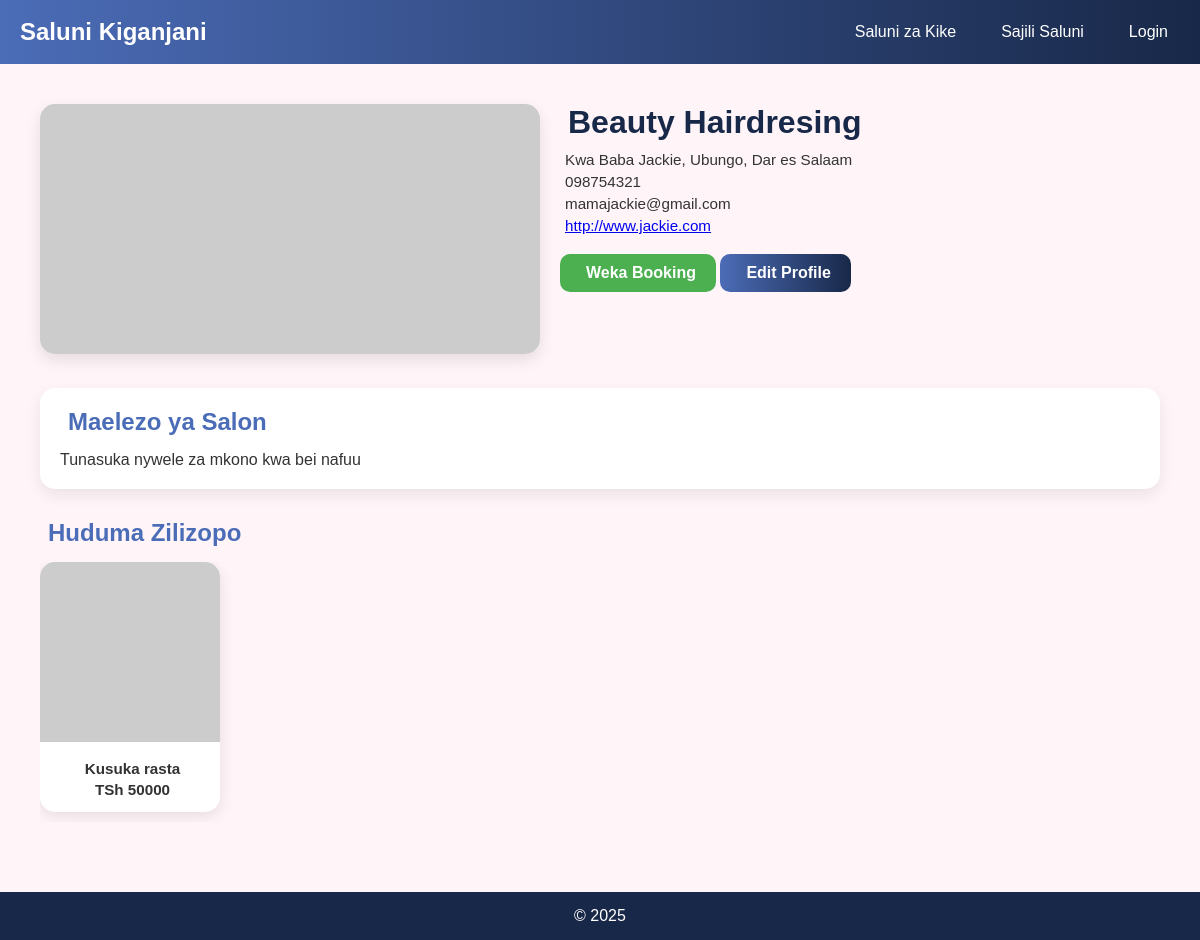
Page /salons/4/ on the committed database.
### saluni_kike/models.py (models this page shows, shortened)
class Salon(models.Model):
    name = models.CharField(max_length=200)
    description = models.TextField(blank=True)
    address = models.CharField(max_length=300)
    region = models.CharField(max_length=100)
    district = models.CharField(max_length=100)
    street = models.CharField(max_length=200)
    latitude = models.DecimalField(max_digits=9, decimal_places=6, blank=True, null=True)
    longitude = models.DecimalField(max_digits=9, decimal_places=6, blank=True, null=True)
    phone = models.CharField(validators=[PHONE_REGEX], max_length=16, blank=True, null=True)
    email = models.EmailField(blank=True, null=True)
    website = models.URLField(blank=True, null=True)
    facebook = models.URLField(blank=True, null=True)   # Facebook link
    instagram = models.URLField(blank=True, null=True)  # Instagram link
    opening_hours = models.JSONField(blank=True, null=True)
    created_at = models.DateTimeField(auto_now_add=True)
    updated_at = models.DateTimeField(auto_now=True)
    class Meta:
        ordering = ['name']

class Service(models.Model):
    salon = models.ForeignKey(Salon, related_name='services', on_delete=models.CASCADE)
    name = models.CharField(max_length=150)
    description = models.TextField(blank=True)
    price = models.DecimalField(max_digits=10, decimal_places=2, validators=[MinValueValidator(0)])
    duration_minutes = models.PositiveIntegerField(default=30)
    active = models.BooleanField(default=True)
    class Meta:
        unique_together = ('salon', 'name')
        ordering = ['salon', 'name']

### saluni_kike/views.py (the view)
# urls.py: path('salons/<int:salon_id>/', views.salon_detail, name='salon_detail'),
def salon_detail(request, salon_id):
    salon = get_object_or_404(Salon, pk=salon_id)
    services = salon.services.all()
    return render(request, 'saluni_kike/salon_detail.html', {'salon': salon, 'services': services})

### saluni_kike/templates/saluni_kike/salon_detail.html (shortened to what this page needs)
{% extends "base.html" %}
{% block content %}
<section class="salon-detail-section">
    <div class="container">
        <div class="salon-header">
            <div class="salon-image">
                {% if salon.picha_kuu %}
                    <img src="{{ salon.picha_kuu.url }}" alt="{{ salon.name }}">
                {% else %}
                    <img src="https://picsum.photos/800/400?random=1" alt="{{ salon.name }}">
                {% endif %}
            </div>
            <div class="salon-info">
                <h1> {{ salon.name }}</h1>
                <p>
                    {{ salon.street }}, {{ salon.district }}, {{ salon.region }}
                </p>
                {% if salon.phone %}
                <p>
                    {{ salon.phone }}
                </p>
                {% endif %}
                {% if salon.email %}
                <p>
                    {{ salon.email }}
                </p>
                {% endif %}
                {% if salon.website %}
                <p>
                    <a href="{{ salon.website }}" target="_blank">{{ salon.website }}</a>
                </p>
                {% endif %}
                <a href="{% url 'create_booking' salon.id %}" class="weka-booking-btn">
                     Weka Booking
                </a>
                <a href="{% url 'salon_update_profile' salon.id %}" class="edit-profile-btn">
                     Edit Profile
                </a>
            </div>
        </div>
        {% if salon.description %}
        <div class="salon-description">
            <h2> Maelezo ya Salon</h2>
            <p>{{ salon.description }}</p>
        </div>
        {% endif %}
        {% if salon.services.all %}
        <div class="salon-services">
            <h2> Huduma Zilizopo</h2>
            <div class="hairstyles-scroll">
                {% for service in salon.services.all %}
                <div class="hairstyle-card">
                    {% if service.image %}
                        <img src="{{ service.image.url }}" alt="{{ service.name }}">
                    {% else %}
                        <img src="https://picsum.photos/200/200?random={{ forloop.counter }}" alt="{{ service.name }}">
                    {% endif %}
                    <div class="hairstyle-info">
                        <p class="name"> {{ service.name }}</p>
                        <p class="price"> TSh {{ service.price|floatformat:0 }}</p>
                    </div>
                </div>
                {% endfor %}
            </div>
        </div>
        {% endif %}
    </div>
</section>
{% endblock %}

### saluni_kike/templates/base.html (style rules this page uses)
* { margin:0; padding:0; box-sizing:border-box; }
body { font-family: 'Mulish', sans-serif; background:#f9f9f9; color:#333; }

### saluni_kike/templates/saluni_kike/salon_detail.html (style rules this page uses)
body { font-family: 'Poppins', sans-serif; background:#fff5f8; color:#333; }
.container { max-width:1200px; margin:0 auto; padding:20px; }
.salon-header { display:flex; flex-wrap:wrap; gap:20px; margin-bottom:30px; }
.salon-image img { width:100%; max-width:500px; border-radius:15px; box-shadow:0 6px 15px rgba(0,0,0,0.1); }
.salon-info { flex:1; min-width:250px; }
.salon-info h1 { font-size:2rem; color:#182848; margin-bottom:10px; display:flex; align-items:center; gap:8px; }
.salon-info p { font-size:0.95rem; margin:5px 0; display:flex; align-items:center; gap:5px; }
.weka-booking-btn, .edit-profile-btn { display: inline-flex; align-items:center; padding:10px 20px; border-radius:10px; text-decoration:none; font-weight:bold; margin-top:15px; transition:all 0.3s; }
.weka-booking-btn { background:#4caf50; color:#fff; }
.edit-profile-btn { background: linear-gradient(90deg, #4b6cb7, #182848); color:#fff; }
.salon-description, .salon-stylists, .salon-reviews { margin-bottom:30px; padding:20px; background:#fff; border-radius:15px; box-shadow:0 6px 15px rgba(0,0,0,0.08); }
.salon-description h2, .salon-services h2, .salon-stylists h2, .salon-reviews h2 { font-size:1.5rem; color:#4b6cb7; margin-bottom:15px; display:flex; align-items:center; gap:8px; }
.salon-services { background:transparent !important; box-shadow:none !important; padding:0 !important; }
.hairstyles-scroll { display:flex; overflow-x:auto; gap:15px; padding-bottom:10px; scroll-snap-type:x mandatory; }
.hairstyle-card { flex:0 0 auto; width:180px; border-radius:15px; text-align:center; overflow:hidden; box-shadow:0 4px 15px rgba(0,0,0,0.1); scroll-snap-align:start; transition:transform 0.2s; background:#fff; }
.hairstyle-card img { width:100%; height:180px; object-fit:cover; }
.hairstyle-info { padding:10px; }
.hairstyle-info .name, .hairstyle-info .price { font-size:0.95rem; font-weight:600; margin:4px 0; display:flex; align-items:center; justify-content:center; gap:5px; }

### rows in the picture
Salon: name "Beauty Hairdresing", street "Kwa Baba Jackie", district "Ubungo", region "Dar es Salaam", phone "098754321", email "mamajackie@gmail.com", website "http://www.jackie.com", description "Tunasuka nywele za mkono kwa bei nafuu"
Service: name "Kusuka rasta", price "50000"

### other values in the picture
{{ year|default:2025 }} "2025"
